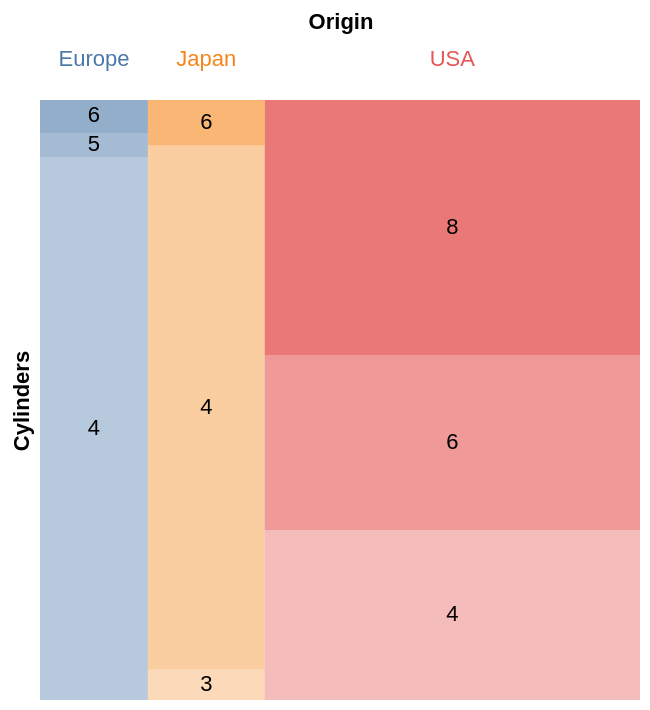

The specification (Vega-Lite) saved for this image:
### Vega-Lite specification from a JSON file in a GitHub repository (floating-point values rounded to 4 significant figures; data arrays with more than 128 entries replaced by an {"elided": "..."} marker saying what was removed)
{"$schema": "https://vega.github.io/schema/vega-lite/v4.json", "data": {"values": {"elided": "406 records"}}, "transform": [{"aggregate": [{"op": "count", "as": "count_*"}], "groupby": ["Origin", "Cylinders"]}, {"stack": "count_*", "groupby": [], "as": ["stack_count_Origin1", "stack_count_Origin2"], "offset": "normalize", "sort": [{"field": "Origin", "order": "ascending"}]}, {"joinaggregate": [{"op": "min", "field": "stack_count_Origin1", "as": "x"}, {"op": "max", "field": "stack_count_Origin2", "as": "x2"}], "groupby": ["Origin"]}, {"stack": "count_*", "groupby": ["Origin"], "as": ["y", "y2"], "offset": "normalize", "sort": [{"field": "Cylinders", "order": "ascending"}]}, {"calculate": "(datum.x+datum.x2)/2", "as": "xc"}, {"calculate": "(datum.y+datum.y2)/2", "as": "yc"}], "vconcat": [{"mark": {"type": "text", "baseline": "middle", "align": "center"}, "encoding": {"x": {"aggregate": "min", "field": "xc", "title": "Origin", "axis": {"orient": "top"}}, "color": {"field": "Origin", "legend": null}, "text": {"field": "Origin"}}}, {"layer": [{"mark": {"type": "rect"}, "encoding": {"x": {"field": "x", "type": "quantitative", "axis": null}, "x2": {"field": "x2"}, "y": {"field": "y", "type": "quantitative"}, "y2": {"field": "y2"}, "color": {"field": "Origin", "type": "nominal", "legend": null}, "opacity": {"field": "Cylinders", "type": "quantitative", "legend": null}, "tooltip": [{"field": "Origin", "type": "nominal"}, {"field": "Cylinders", "type": "quantitative"}]}}, {"mark": {"type": "text", "baseline": "middle"}, "encoding": {"x": {"field": "xc", "type": "quantitative", "axis": null}, "y": {"field": "yc", "type": "quantitative", "axis": {"title": "Cylinders"}}, "text": {"field": "Cylinders", "type": "nominal"}}}]}], "resolve": {"scale": {"x": "shared"}}, "config": {"view": {"stroke": ""}, "concat": {"spacing": 10}, "axis": {"domain": false, "ticks": false, "labels": false, "grid": false}}}
